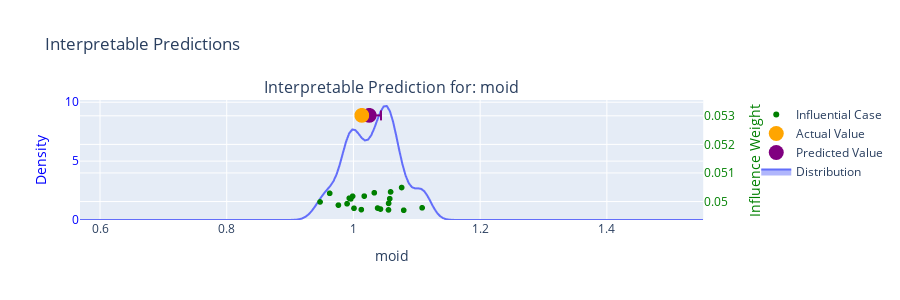

Notebook source saved alongside this figure:
### Code cell
fig = plot_interpretable_prediction(
    react,
    actual_value=action_value,
    generative_reacts=gen_reacts,
    residual=local_residual,
)
fig.show(width=100, height=500)

### Figure 1 — Plotly figure (JSON) as saved in the notebook; plotly's stock layout.template omitted (floating-point values rounded to 4 significant figures; data arrays with more than 128 entries replaced by an {"elided": "..."} marker saying what was removed)
{"data": [{"fill": "tonexty", "hoverinfo": "skip", "legend": "legend", "mode": "lines", "name": "Distribution", "type": "scattergl", "x": {"elided": "200 float values"}, "xaxis": "x", "y": {"elided": "200 float values"}, "yaxis": "y"}, {"error_x": {"array": [0.01871]}, "hovertemplate": "<b>Value:</b> %{x}<br><b>Influence:</b> N/A<br><b>Residual:</b> 0.018708552157951495", "legend": "legend", "marker": {"color": "purple", "size": 15}, "mode": "markers", "name": "Predicted Value", "type": "scattergl", "x": [1.025], "xaxis": "x", "y": [0.05301], "yaxis": "y2"}, {"hovertemplate": "<b>Value:</b> %{x}<br><b>Influence:</b> N/A", "legend": "legend", "marker": {"color": "orange", "size": 15}, "mode": "markers", "name": "Actual Value", "type": "scattergl", "x": [1.013], "xaxis": "x", "y": [0.05301], "yaxis": "y2"}, {"customdata": [["93e16017-7ce2-46d9-b3ac-91c50d092232", 4548], ["93e16017-7ce2-46d9-b3ac-91c50d092232", 4294], ["93e16017-7ce2-46d9-b3ac-91c50d092232", 4479], ["93e16017-7ce2-46d9-b3ac-91c50d092232", 3890], ["93e16017-7ce2-46d9-b3ac-91c50d092232", 4578], ["93e16017-7ce2-46d9-b3ac-91c50d092232", 4884], ["93e16017-7ce2-46d9-b3ac-91c50d092232", 3983], ["93e16017-7ce2-46d9-b3ac-91c50d092232", 4514], ["93e16017-7ce2-46d9-b3ac-91c50d092232", 4696], ["93e16017-7ce2-46d9-b3ac-91c50d092232", 3528], ["93e16017-7ce2-46d9-b3ac-91c50d092232", 3292], ["93e16017-7ce2-46d9-b3ac-91c50d092232", 4467], ["93e16017-7ce2-46d9-b3ac-91c50d092232", 4244], ["93e16017-7ce2-46d9-b3ac-91c50d092232", 4041], ["93e16017-7ce2-46d9-b3ac-91c50d092232", 2921], ["93e16017-7ce2-46d9-b3ac-91c50d092232", 3856], ["93e16017-7ce2-46d9-b3ac-91c50d092232", 4226], ["93e16017-7ce2-46d9-b3ac-91c50d092232", 3996], ["93e16017-7ce2-46d9-b3ac-91c50d092232", 4660], ["93e16017-7ce2-46d9-b3ac-91c50d092232", 2461]], "hovertemplate": "<b>Value:</b> %{x}<br><b>Influence:</b> %{y}<br><b>Case Index:</b> %{customdata[1]}<br><b>Session:</b> %{customdata[0]}<br>", "legend": "legend", "marker": {"color": "green"}, "mode": "markers", "name": "Influential Case", "type": "scattergl", "x": [1.076, 1.059, 1.033, 0.9627, 1.017, 0.9989, 0.9936, 1.057, 0.9961, 0.9474, 1.056, 0.9901, 0.9764, 1.109, 1.038, 1.001, 1.043, 1.013, 1.056, 1.08], "xaxis": "x", "y": [0.05049, 0.05034, 0.05031, 0.05029, 0.05019, 0.05018, 0.05012, 0.0501, 0.05009, 0.04999, 0.04994, 0.04992, 0.04987, 0.04978, 0.04977, 0.04976, 0.04974, 0.04972, 0.04971, 0.0497], "yaxis": "y2"}], "layout": {"annotations": [{"font": {"size": 16}, "showarrow": false, "text": "Interpretable Prediction for: moid", "x": 0.47, "xanchor": "center", "xref": "paper", "y": 1, "yanchor": "bottom", "yref": "paper"}], "height": 300, "legend": {"y": 1, "yanchor": "top"}, "showlegend": true, "title": {"text": "Interpretable Predictions"}, "xaxis": {"anchor": "y", "autorange": true, "domain": [0, 0.94], "title": {"text": "moid"}}, "yaxis": {"anchor": "x", "color": "blue", "domain": [0, 1], "title": {"text": "Density"}}, "yaxis2": {"anchor": "x", "color": "green", "overlaying": "y", "side": "right", "title": {"text": "Influence Weight"}}}}
